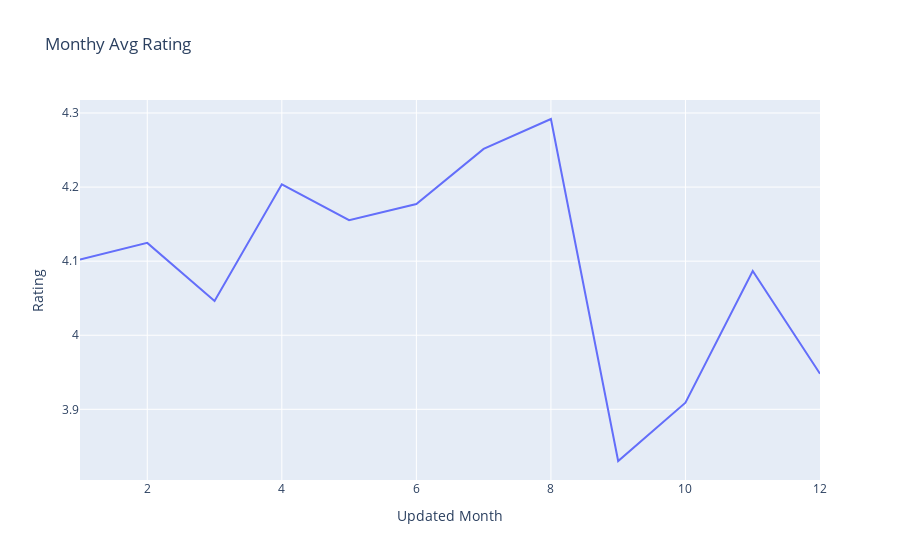

The code cell stored with this chart in its notebook:
### Code cell
fig = px.line(r, x="Updated Month", y = "Rating", title='Monthy Avg Rating')
fig.show()

### Figure 1 — Plotly figure (JSON) as saved in the notebook; plotly's stock layout.template omitted (floating-point values rounded to 4 significant figures)
{"data": [{"hovertemplate": "Updated Month=%{x}<br>Rating=%{y}<extra></extra>", "legendgroup": "", "line": {"color": "#636efa", "dash": "solid"}, "marker": {"symbol": "circle"}, "mode": "lines", "name": "", "orientation": "v", "showlegend": false, "type": "scatter", "x": [1, 2, 3, 4, 5, 6, 7, 8, 9, 10, 11, 12], "xaxis": "x", "y": [4.102, 4.125, 4.046, 4.204, 4.155, 4.177, 4.252, 4.292, 3.83, 3.909, 4.087, 3.948], "yaxis": "y"}], "layout": {"legend": {"tracegroupgap": 0}, "title": {"text": "Monthy Avg Rating"}, "xaxis": {"anchor": "y", "domain": [0, 1], "title": {"text": "Updated Month"}}, "yaxis": {"anchor": "x", "domain": [0, 1], "title": {"text": "Rating"}}}}
